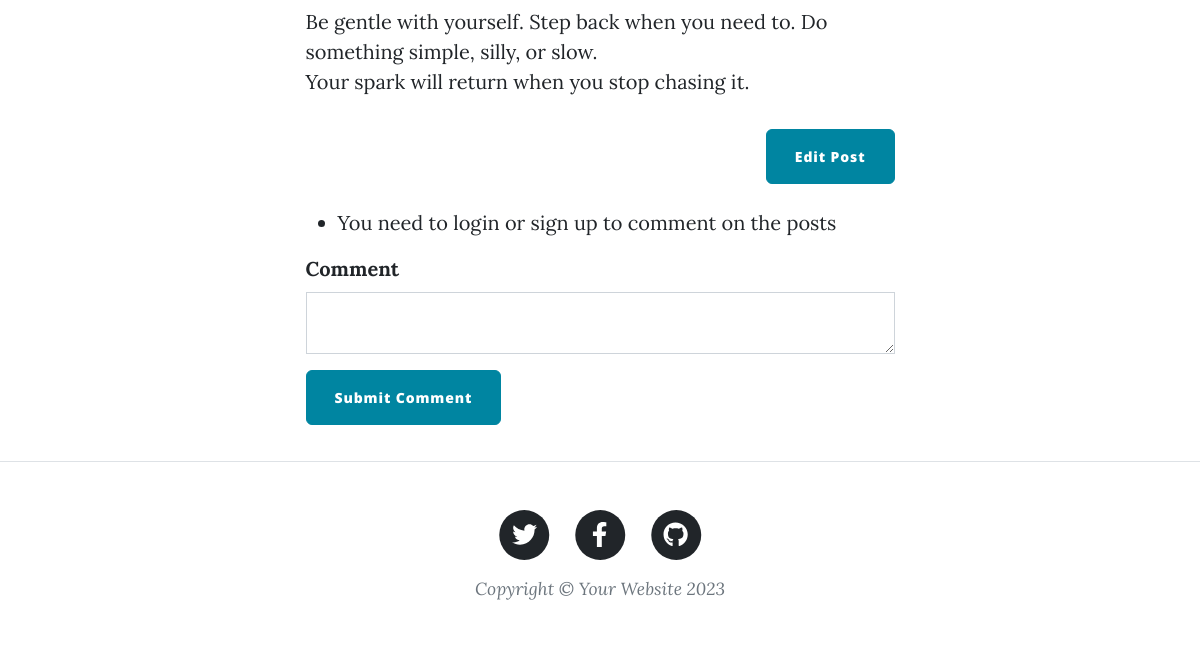
The page /post/2 (lower part) on the database as committed earlier.
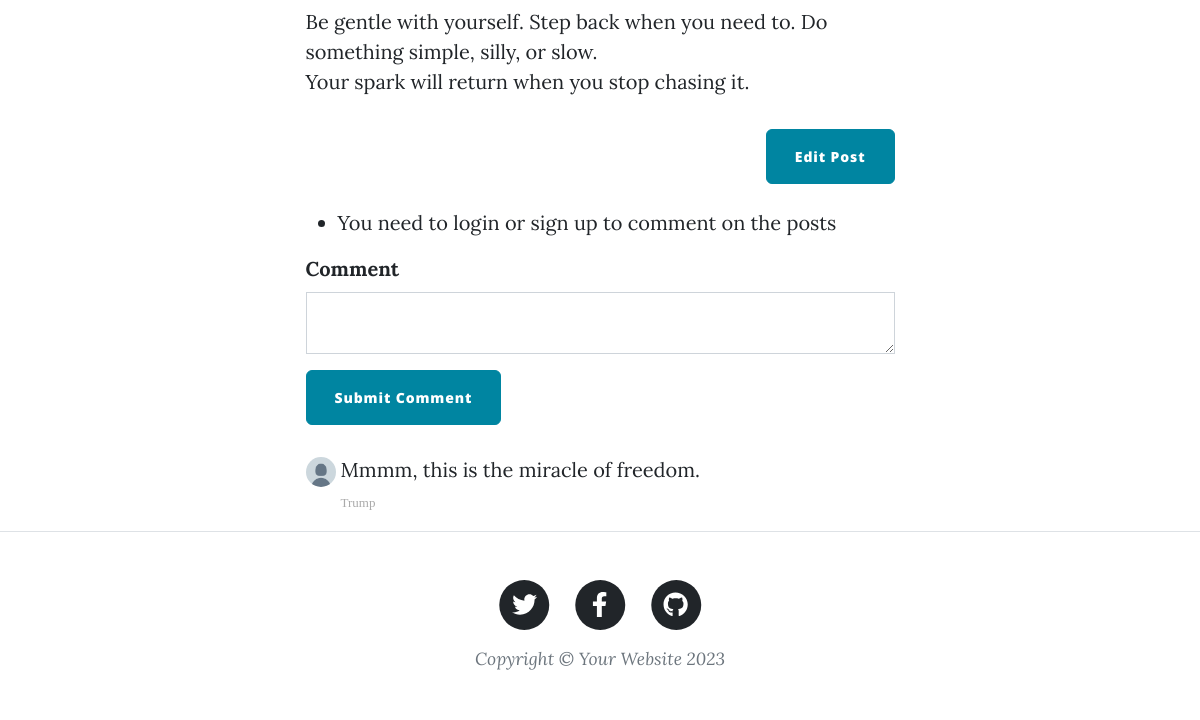
The same page on the database as committed later.
### main.py (models this page shows, shortened)
class BlogPost(db.Model):
    __tablename__ = "blog_posts"
    id: Mapped[int] = mapped_column(Integer, primary_key=True)
    title: Mapped[str] = mapped_column(String(250), unique=True, nullable=False)
    subtitle: Mapped[str] = mapped_column(String(250), nullable=False)
    date: Mapped[str] = mapped_column(String(250), nullable=False)
    body: Mapped[str] = mapped_column(Text, nullable=False)
    author: Mapped[str] = mapped_column(String(250), nullable=False)
    img_url: Mapped[str] = mapped_column(String(250), nullable=False)
    author_id: Mapped[int] = mapped_column(Integer, db.ForeignKey("users.user_id"))
    author = relationship("User", back_populates="posts")
    comments = relationship("CommentTable", back_populates="post")

class CommentTable(db.Model):
    __tablename__ = "comments"
    id: Mapped[int] = mapped_column(Integer, primary_key=True)
    Text: Mapped[str] = mapped_column(Text, nullable=False)
    author_id: Mapped[int] = mapped_column(Integer, db.ForeignKey("users.user_id"))
    post_id: Mapped[int] = mapped_column(Integer, db.ForeignKey("blog_posts.id"))
    comment_author = relationship("User", back_populates="comments")
    post = relationship("BlogPost", back_populates="comments")

class User(UserMixin,db.Model):
    __tablename__ = "users"
    user_id: Mapped[int] = mapped_column(Integer, primary_key=True)
    username: Mapped[str]=mapped_column(String(250),nullable=False)
    email: Mapped[str] = mapped_column(String(250), nullable=False,unique=True)
    password: Mapped[str] = mapped_column(String(250), nullable=False)
    posts = relationship("BlogPost", back_populates="author")
    comments=relationship("CommentTable", back_populates="comment_author")

### main.py (the view)
@app.route("/post/<int:post_id>",methods=["POST","GET"])
def show_post(post_id):
    form=CommentFOrm()
    requested_post = db.get_or_404(BlogPost, post_id)
    if form.validate_on_submit() and current_user.is_authenticated:
        text=form.comment.data
        new_comment=CommentTable(Text=text,comment_author=current_user,post=requested_post)
        db.session.add(new_comment)
        db.session.commit()
    else:
        flash("You need to login or sign up to comment on the posts")
    comments=db.session.execute(db.select(CommentTable).where(CommentTable.post_id==post_id)).scalars().all()
    return render_template("post.html", post=requested_post,comment_form=form,comments=comments)

### forms.py
class CommentFOrm(FlaskForm):
    comment=CKEditorField("Comment",validators=[DataRequired()])
    submit=SubmitField("Submit Comment")

### templates/post.html (shortened to what this page needs)
{% include "header.html" %}
{% from "bootstrap5/form.html" import render_form %}
<article>
  <div class="container px-4 px-lg-5">
    <div class="row gx-4 gx-lg-5 justify-content-center">
      <div class="col-md-10 col-lg-8 col-xl-7">
        {{ post.body|safe }}
        <div class="d-flex justify-content-end mb-4">
          <a
            class="btn btn-primary float-right"
            href="{{url_for('edit_post', post_id=post.id)}}"
            >Edit Post</a
          >
        </div>
        {% with messages = get_flashed_messages() %}
                {% if messages %}
                <ul class="flashes">
                    {% for message in messages %}
                    <li>{{ message }}</li>
                    {% endfor %}
                </ul>
                {% endif %}
                {% endwith %}
        {{render_form(comment_form)}}
        <div class="comment">
  <ul class="commentList">
    {% for comment in comments %}
    <li>
      <div class="commenterImage">
        <img src="../static/assets/img/default-profile.jpg" />
      </div>
      <div class="commentText">
        <p> {{ comment.Text | safe }} </p>
        <span class="date sub-text">{{ comment.comment_author.username }}</span>
      </div>
    </li>
    {% endfor %}
  </ul>
</div>
      </div>
    </div>
  </div>
</article>
{% include "footer.html" %}

### templates/header.html (shortened to what this page needs)
<!DOCTYPE html>
<html lang="en">
  <head>
    {% block styles %}
    {{ bootstrap.load_css() }}
    <link
      href="{{ url_for('static', filename='css/styles.css') }}"
      rel="stylesheet"
    />
    {% endblock %}
  </head>
  <body>
  </body>
</html>

### templates/footer.html (shortened to what this page needs)
        <footer class="border-top">
          <div class="container px-4 px-lg-5">
              <div class="row gx-4 gx-lg-5 justify-content-center">
                  <div class="col-md-10 col-lg-8 col-xl-7">
                      <ul class="list-inline text-center">
                          <li class="list-inline-item">
                              <a href="#!">
                                  <span class="fa-stack fa-lg">
                                      <i class="fas fa-circle fa-stack-2x"></i>
                                      <i class="fab fa-twitter fa-stack-1x fa-inverse"></i>
                                  </span>
                              </a>
                          </li>
                          <li class="list-inline-item">
                              <a href="#!">
                                  <span class="fa-stack fa-lg">
                                      <i class="fas fa-circle fa-stack-2x"></i>
                                      <i class="fab fa-facebook-f fa-stack-1x fa-inverse"></i>
                                  </span>
                              </a>
                          </li>
                          <li class="list-inline-item">
                              <a href="#!">
                                  <span class="fa-stack fa-lg">
                                      <i class="fas fa-circle fa-stack-2x"></i>
                                      <i class="fab fa-github fa-stack-1x fa-inverse"></i>
                                  </span>
                              </a>
                          </li>
                      </ul>
                      <div class="small text-center text-muted fst-italic">Copyright &copy; Your Website 2023</div>
                  </div>
              </div>
          </div>
      </footer>
  </body>
</html>

Rows that differ between the two databases and show on the page:
added CommentTable: Text "Mmmm, this is the miracle of freedom.", comment_author.username "Trump"
